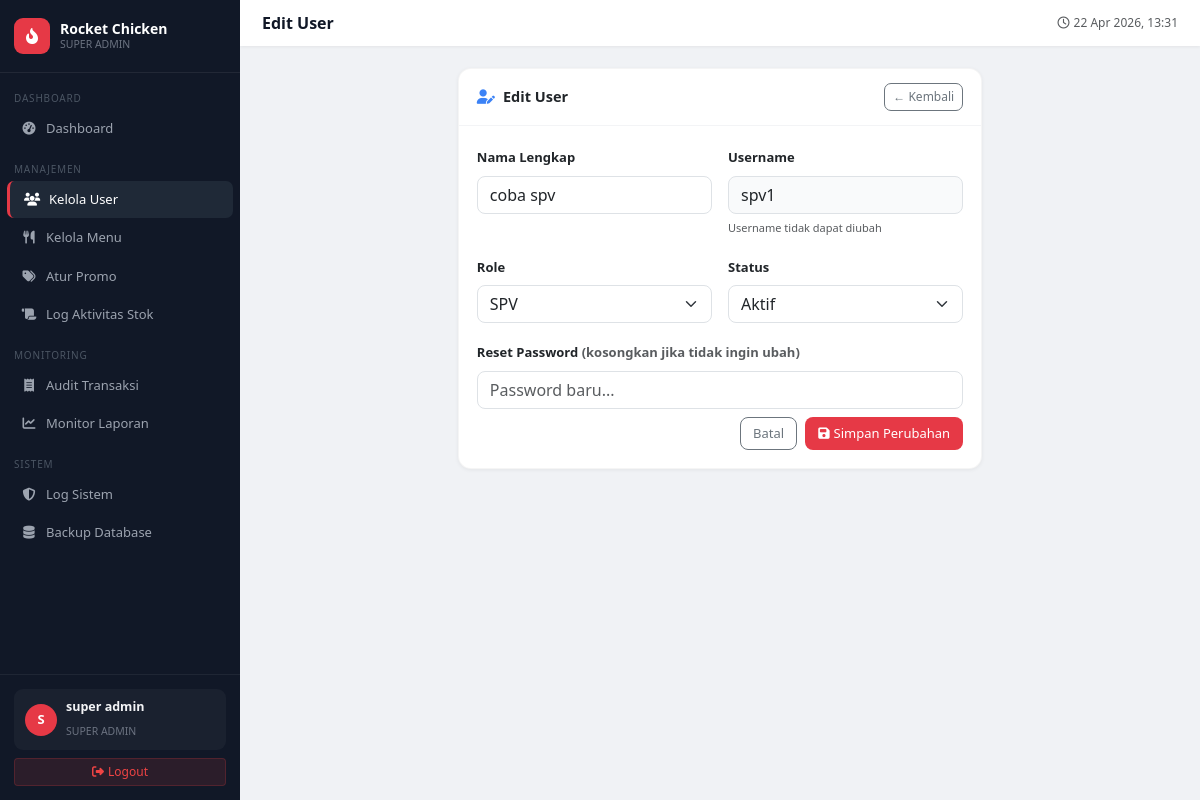
/view/admin/users/edit.php?id=2 (signed in), run on the app's committed database.
### tables this page shows
CREATE TABLE `users` (
  `id_user` int(11) NOT NULL,
  `username` varchar(50) NOT NULL,
  `password` varchar(225) NOT NULL,
  `nama` varchar(100) NOT NULL,
  `role` enum('KASIR','TRAINING','COOKER','SPV','SUPER ADMIN') NOT NULL,
  `created_at` timestamp NOT NULL DEFAULT current_timestamp(),
  `is_active` tinyint(4) NOT NULL DEFAULT 1,
  `updated_at` timestamp NULL DEFAULT NULL
);

### view/admin/users/edit.php (the view, shortened to what this page needs)
<?php
require_once __DIR__ . '/../../../config/database.php';
$id = (int)($_GET['id']??0);
$user = mysqli_fetch_assoc(mysqli_query($conn,"SELECT * FROM users WHERE id_user=$id"));
include __DIR__ . '/../../../includes/layout_start.php';
?>
<div class="row justify-content-center">
<div class="col-lg-7">
<div class="card-box">
  <div class="c-head">
    <h5><i class="fa-solid fa-user-pen me-2" style="color:#3b82f6"></i>Edit User</h5>
    <a href="index.php" class="btn btn-sm btn-outline-secondary" style="font-size:12px;border-radius:7px">← Kembali</a>
  </div>
  <div class="c-body">
    <form method="POST">
      <div class="row g-3">
        <div class="col-sm-6">
          <label class="form-label" style="font-size:13px;font-weight:600">Nama Lengkap</label>
          <input type="text" name="nama" class="form-control" style="border-radius:8px" required value="<?= htmlspecialchars($_POST['nama']??$user['nama']) ?>">
        </div>
        <div class="col-sm-6">
          <label class="form-label" style="font-size:13px;font-weight:600">Username</label>
          <input type="text" class="form-control" style="border-radius:8px;background:#f9fafb" value="<?= htmlspecialchars($user['username']) ?>" disabled>
          <small class="text-muted" style="font-size:11px">Username tidak dapat diubah</small>
        </div>
        <div class="col-sm-6">
          <label class="form-label" style="font-size:13px;font-weight:600">Role</label>
          <?php if($user['role']==='SUPER ADMIN'): ?>
          <input type="text" class="form-control" value="SUPER ADMIN" disabled style="border-radius:8px;background:#f9fafb">
          <input type="hidden" name="role" value="SUPER ADMIN">
          <?php else: ?>
          <select name="role" class="form-select" style="border-radius:8px">
            <?php foreach(['SPV','KASIR','TRAINING','COOKER'] as $r): ?>
            <option value="<?=$r?>" <?= ($_POST['role']??$user['role'])===$r?'selected':'' ?>><?=$r?></option>
            <?php endforeach; ?>
          </select>
          <?php endif; ?>
        </div>
        <div class="col-sm-6">
          <label class="form-label" style="font-size:13px;font-weight:600">Status</label>
          <select name="is_active" class="form-select" style="border-radius:8px">
            <option value="1" <?= ($_POST['is_active']??$user['is_active'])?'selected':'' ?>>Aktif</option>
          </select>
        </div>
        <div class="col-12">
          <label class="form-label" style="font-size:13px;font-weight:600">Reset Password <span class="text-muted">(kosongkan jika tidak ingin ubah)</span></label>
          <input type="password" name="password" class="form-control" style="border-radius:8px" placeholder="Password baru..." minlength="6">
        </div>
        <div class="col-12 d-flex gap-2 justify-content-end mt-2">
          <a href="index.php" class="btn btn-outline-secondary" style="border-radius:8px;font-size:13px">Batal</a>
          <button type="submit" class="btn" style="background:#e63946;color:#fff;border-radius:8px;font-size:13px">
            <i class="fa-solid fa-save me-1"></i>Simpan Perubahan
          </button>
        </div>
      </div>
    </form>
  </div>
</div>
</div>
</div>
<?php include __DIR__ . '/../../../includes/layout_end.php'; ?>

### includes/layout_start.php (style rules this page uses)
:root { --sw:240px;--brand:#e63946;--sdk:#c1121f;--sbg:#111827;--shov:#1f2937 }
body { background:#f0f2f5;font-family:'Segoe UI',sans-serif;min-height:100vh }
.card-box { background:#fff;border-radius:13px;box-shadow:0 1px 4px rgba(0,0,0,.06);border:1px solid rgba(0,0,0,.04) }
.card-box .c-head { padding:14px 18px;border-bottom:1px solid #f3f4f6;display:flex;align-items:center;justify-content:space-between }
.card-box .c-head h5 { margin:0;font-size:14.5px;font-weight:700 }
.card-box .c-body { padding:18px }

### data on the page
users: nama "coba spv", username "spv1", role "SPV", is_active "Aktif"

### other printed values
$role "SUPER ADMIN"
substr($_SESSION['nama']??'U',0,1) "S"
$_SESSION['nama'] "super admin"
$pageTitle "Edit User"
